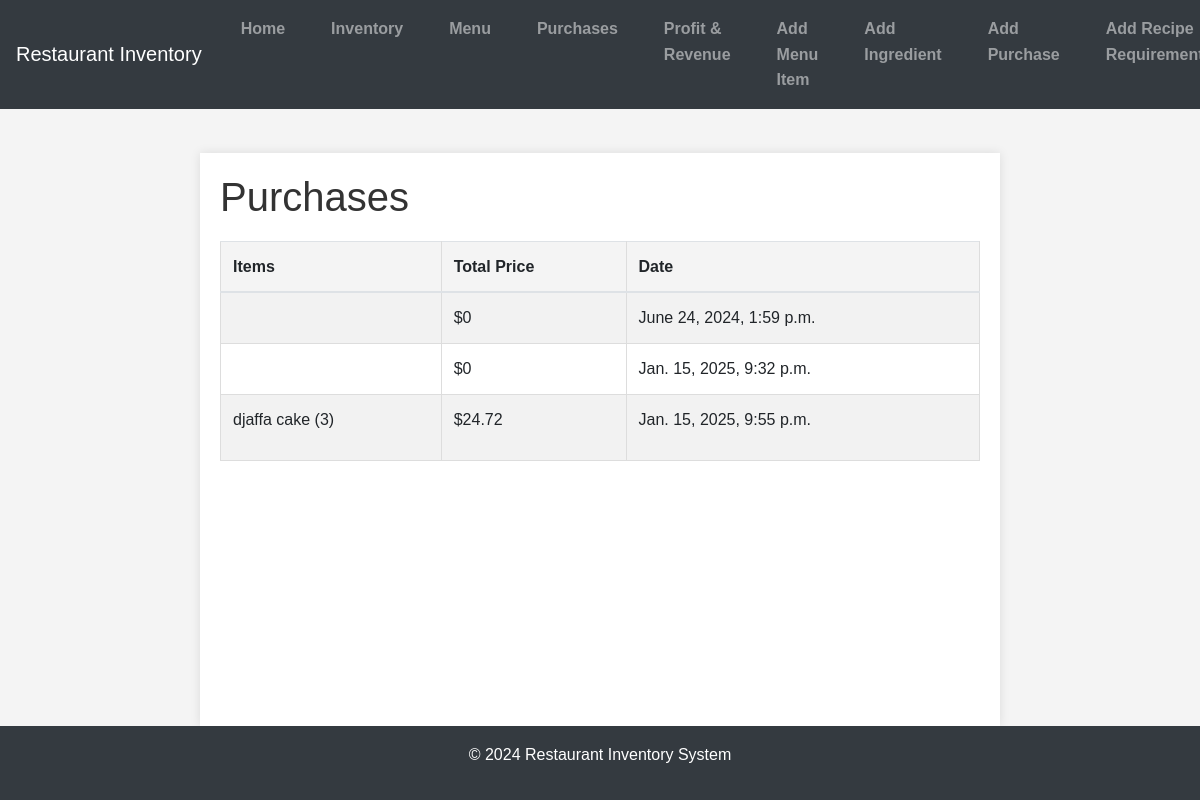
The page /purchases/ on the database as committed earlier.
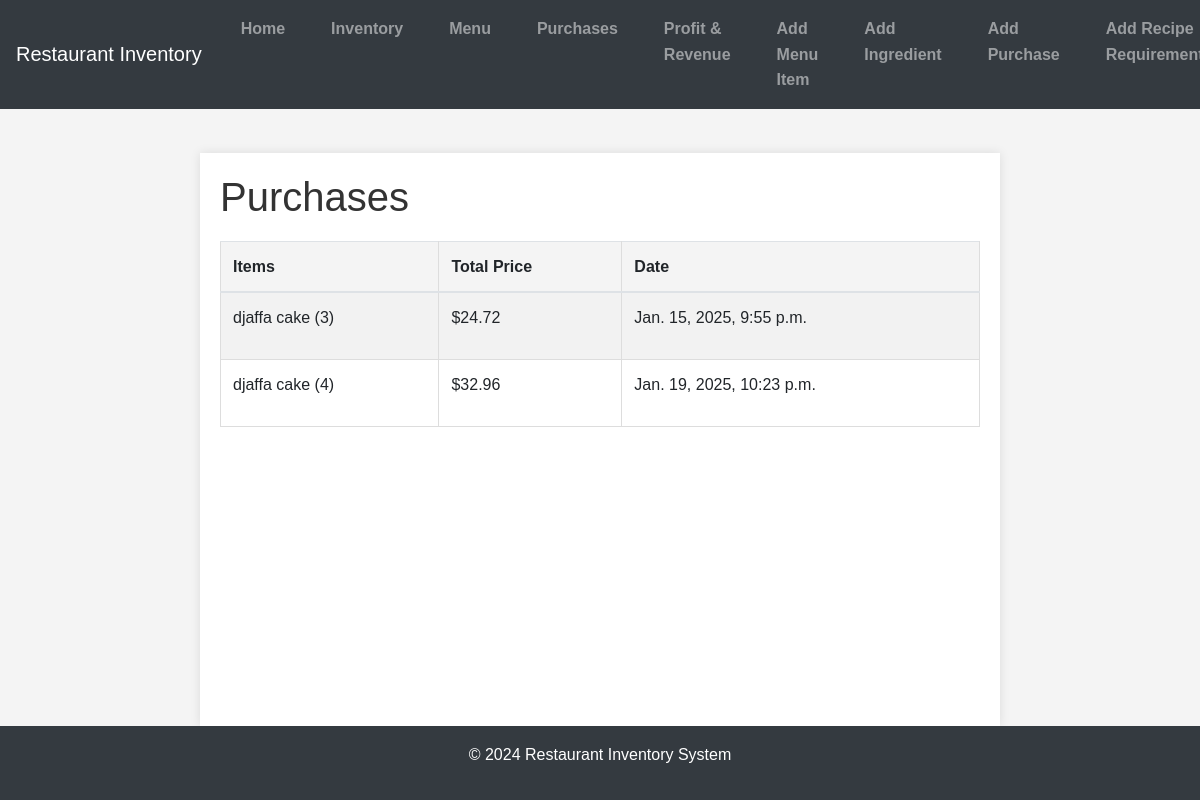
The same page on the database as committed later.
### inventory/models.py (models this page shows, shortened)
class Purchase(models.Model):
    timestamp = models.DateTimeField(auto_now=True)
    items = models.ManyToManyField(MenuItem, through='PurchaseItem')

class PurchaseItem(models.Model):
    purchase = models.ForeignKey(Purchase, related_name='purchase_items', on_delete=models.CASCADE)
    menu_item = models.ForeignKey(MenuItem, on_delete=models.CASCADE)
    quantity = models.PositiveIntegerField(default=1)

class MenuItem(models.Model):
    title = models.CharField(max_length=100, null=False, blank=False)
    price = models.DecimalField(decimal_places=2, max_digits=10, blank=False, null=False)

### inventory/views.py (the view)
# urls.py: path('purchases/', PurchaseListView.as_view(), name='purchases'),
class PurchaseListView(ListView):
    model = Purchase
    template_name = 'inventory/purchases.html'
    context_object_name = 'purchases'
    def get_context_data(self, **kwargs):
        context = super().get_context_data(**kwargs)
        purchases = context['purchases']
        for purchase in purchases:
            total_price = sum(item.menu_item.price * item.quantity for item in purchase.purchase_items.all())
            purchase.total_price = total_price
        return context

### inventory/templates/inventory/purchases.html (shortened to what this page needs)
{% extends 'inventory/base.html' %}
{% block content %}
<h1>Purchases</h1>
<table class="table table-striped">
    <thead>
        <tr>
            <th>Items</th>
            <th>Total Price</th>
            <th>Date</th>
        </tr>
    </thead>
    <tbody>
        {% for purchase in purchases %}
        <tr>
            <td>
                <ul>
                    {% for item in purchase.purchase_items.all %}
                        <li>{{ item.menu_item.title }} ({{ item.quantity }})</li>
                    {% endfor %}
                </ul>
            </td>
            <td>${{ purchase.total_price }}</td>
            <td>{{ purchase.timestamp }}</td>
        </tr>
        {% endfor %}
    </tbody>
</table>
{% endblock %}

Rows that differ between the two databases and show on the page:
removed Purchase: total_price "0", timestamp "June 24, 2024, 1:59 p.m."
removed Purchase: total_price "0", timestamp "Jan. 15, 2025, 9:32 p.m."
added Purchase: total_price "32.96", timestamp "Jan. 19, 2025, 10:23 p.m."
added PurchaseItem: menu_item "djaffa cake", quantity "4", shown under "32.96"
